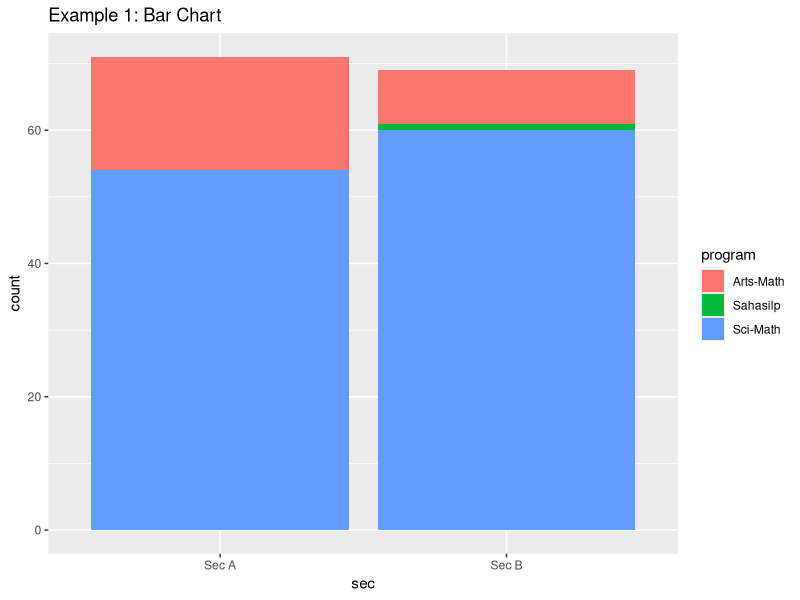
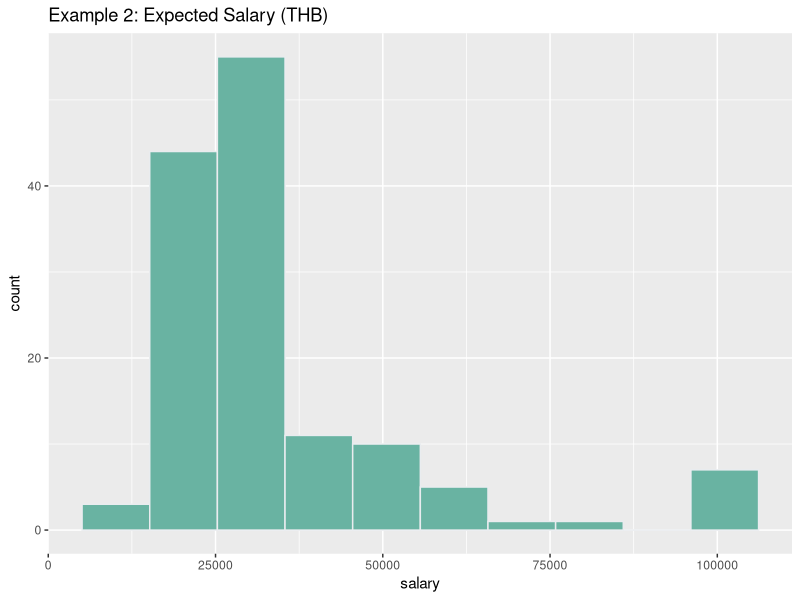
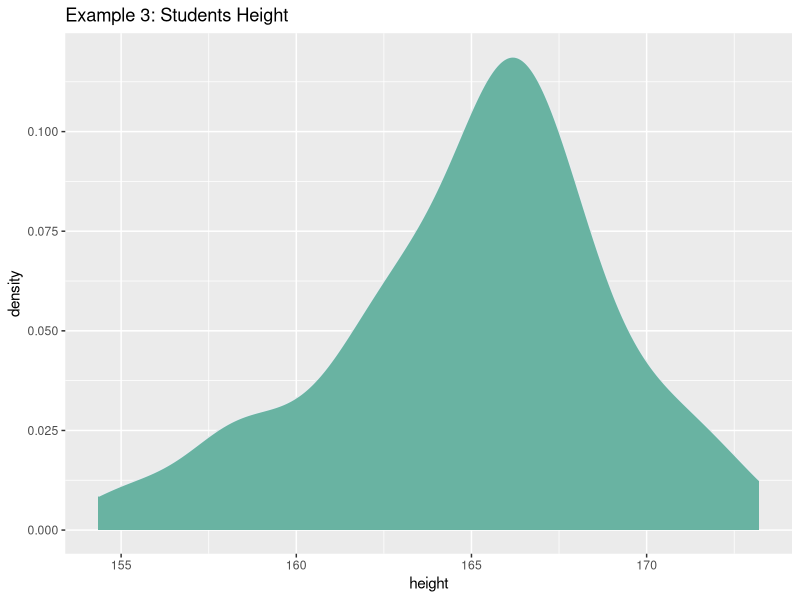

These figures' R source, in order:
## ---- chunk 1
library(readr)
library(dplyr)
library(ggplot2)
library(rmarkdown)
## ---- chunk 2
int214 <- read_csv("database_int214.csv")
## ---- chunk 3
int214 %>% glimpse()
## ---- chunk 4
int214 %>% summary()
## ---- chunk 5
# Sec
int214 %>% group_by(sec) %>% count()
# Excel Skill
int214 %>% group_by(skill_excel) %>% count()
# R Skill
int214 %>% group_by(skill_r) %>% count()
## ---- chunk 6
# Example 1
int214 %>% ggplot(aes(x = sec)) + geom_bar(aes(fill=program)) + ggtitle("Example 1: Bar Chart")
## ---- chunk 7
# Example 2
int214 %>% filter(salary<150000) %>% ggplot(aes(x=salary)) + geom_histogram(bins = 10,fill="#69b3a2",color="#e9ecef") + ggtitle("Example 2: Expected Salary (THB)")
## ---- chunk 8
# Example 3
sample_data <- data.frame(height = rnorm(140,mean=165, sd=3.5))
ggplot(sample_data, aes(x=height)) + geom_density(fill="#69b3a2",color="#e9ecef") + 
  ggtitle("Example 3: Students Height")
